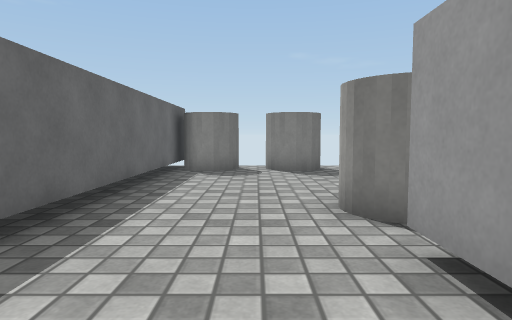
[1] (above)

17 first-person views from a walk through a 3-D level made in the Unity game engine. The camera is 0.53 m above the floor, tilts 4° down and sees 75° across. The floor is counted in squares, 0.5 m on a side. Each view is taken from the middle of a square. On the plan, view 1 faces up. The plan holds only what a view shows up to about 13 squares ahead; the rest is blank. Surface patterns are stand-ins for the level's own textures.

[2]
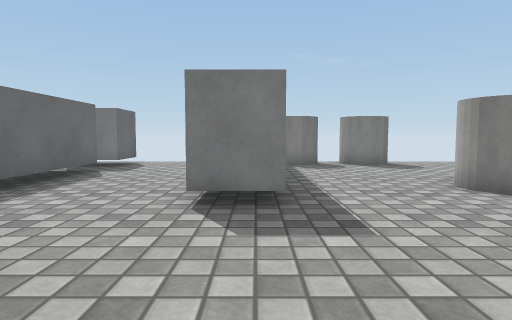

[3]
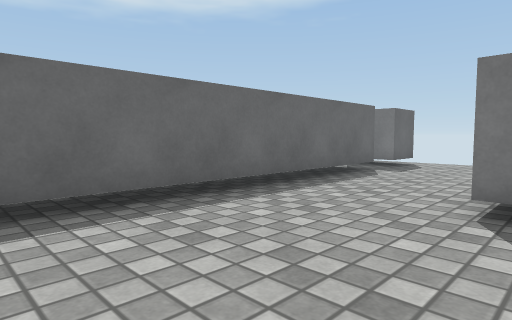

[4]
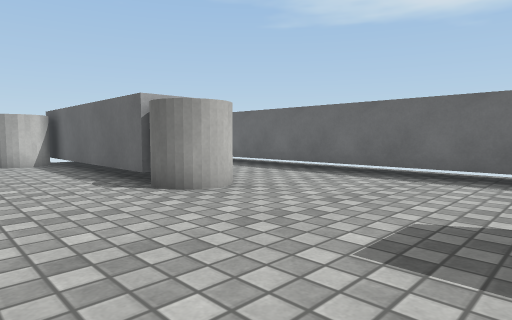

[5]
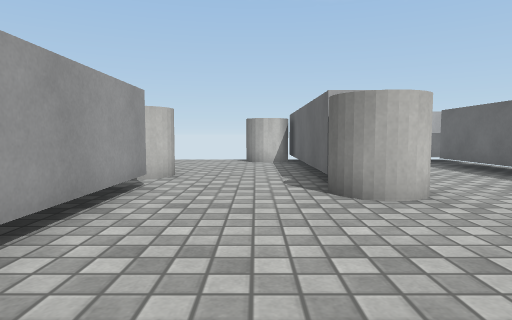

[6]
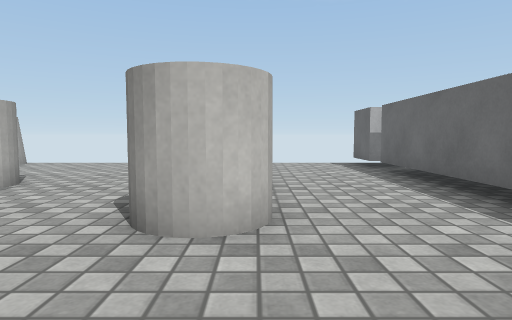

[7]
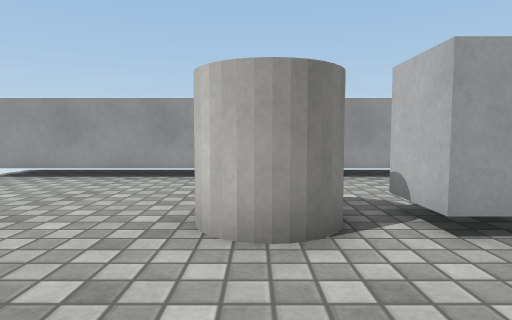

[8]
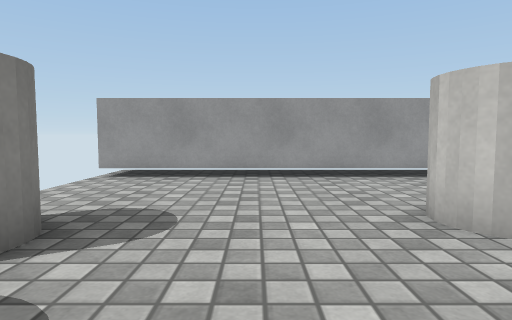

[9]
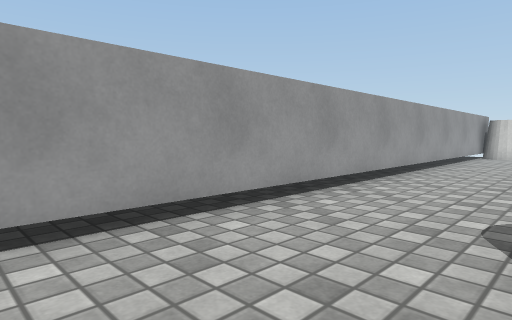

[10]
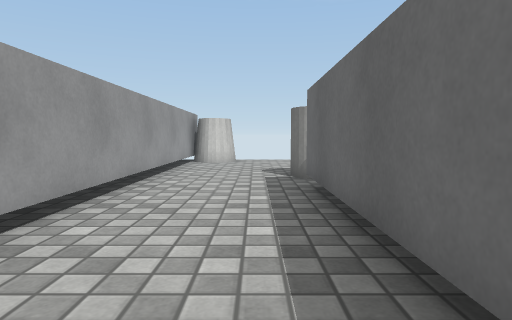

[11]
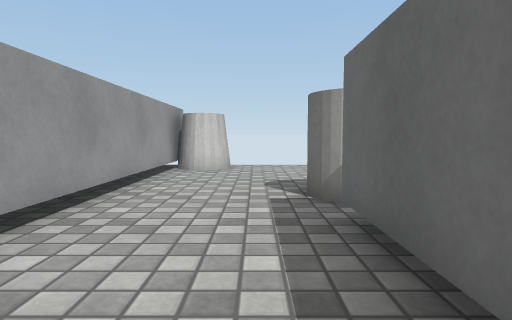

[12]
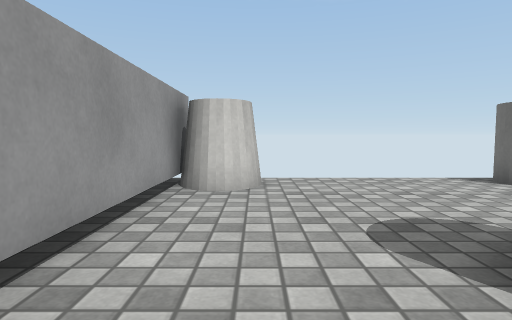

[13]
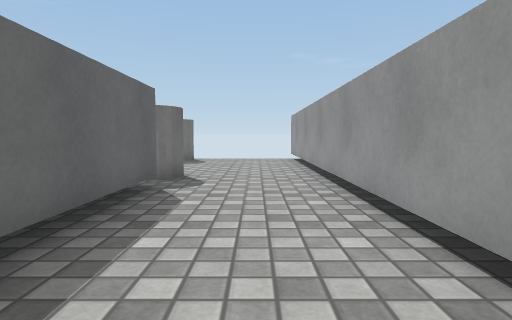

[14]
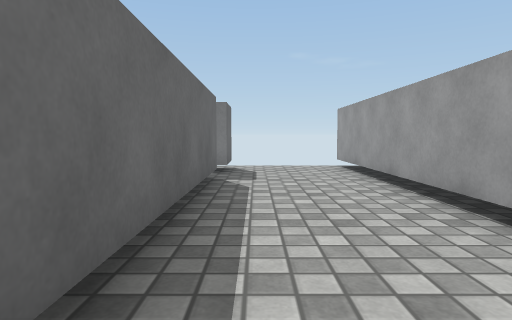

[15]
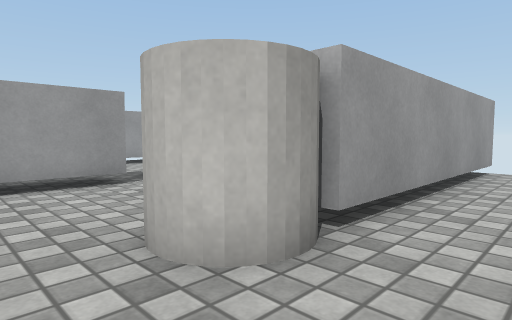

[16]
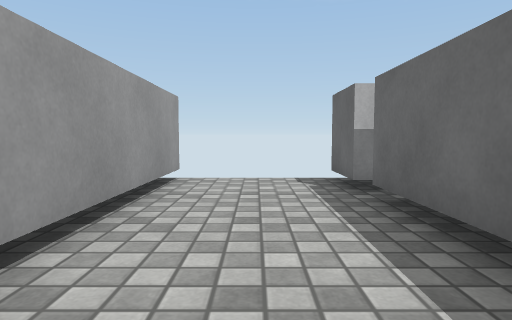

[17]
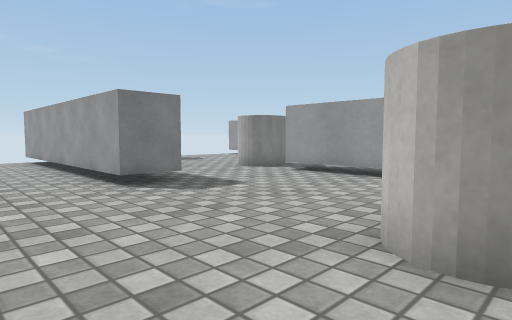

### Floor plan
Key: @ floor where view 1 was taken; # wall or solid block; x gap in a wall; . floor.
Columns run from 9 left of view 1 to 7 right of it. Each row starts with its distance up from view 1.
 12  ....##     ....#
 11  #...####.##....#
 10 ##...##.........#
  9 .....##.........#
  8  #...##.........#
  7  #...##.........#
  6  #...##.........#
  5  #...##....##...#
  4  #...##....##...#
  3  #...##....##...#
  2  #.........##...#
  1  #.........##...#
  0  #.......@.##...#
 -1  #.........##...#
 -2  #.........##...#
 -3  #...##....##...#
 -4  #...##....##...#
 -5  #...##....x....#
 -6  #...##....##...#
 -7  #...##.........#
 -8  #...##.........#
 -9  #...##.........#
-10  #...##.........#
-11  #...####.....###
-12  #...####.....###
-13      #

Positions as (right, up) in squares from view 1, and headings:
1: (0, 0), facing up
2: (-3, -2), facing up
3: (-3, -2), facing up-left
4: (1, 3), facing down-left
5: (-1, 3), facing down
6: (-4, 1), facing down
7: (-2, 5), facing right
8: (-2, 8), facing right
9: (3, 8), facing down-right
10: (4, 3), facing down
11: (4, 0), facing down
12: (5, -4), facing down
13: (5, -4), facing up
14: (-7, 0), facing up
15: (-6, -1), facing down-right
16: (-6, -4), facing down
17: (-7, -4), facing up-right
